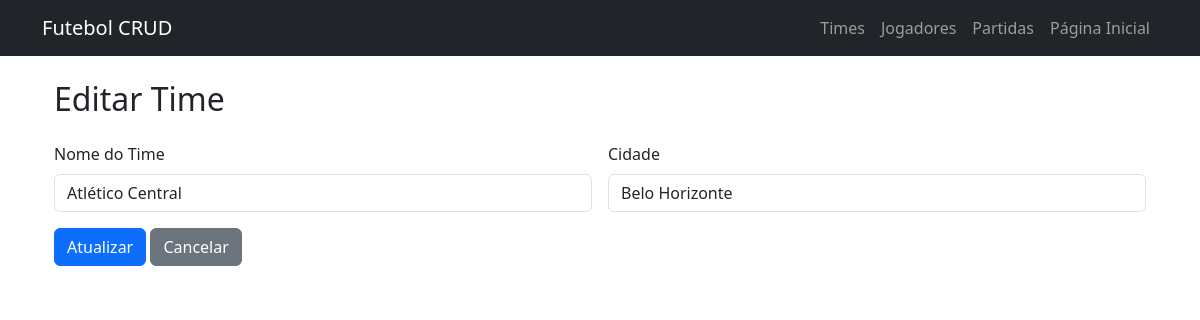
The app's page /public/times/update.php?id=1, older data.
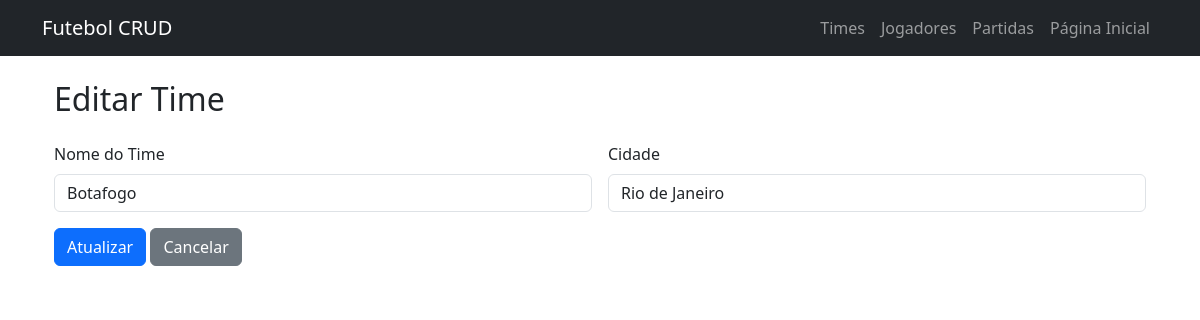
The same page, newer data.
### tables this page shows
CREATE TABLE times (
    id INT AUTO_INCREMENT PRIMARY KEY,
    nome VARCHAR(100) NOT NULL,
    cidade VARCHAR(100) NOT NULL
);

### public/times/update.php (the view, shortened to what this page needs)
<?php
include('../../includes/db.php');
include('../../includes/header.php');
$id = $_GET['id'];
$dados = $conn->query("SELECT * FROM times WHERE id=$id")->fetch_assoc();
?>
<div class="container mt-4">
    <h2 class="mb-4">Editar Time</h2>
    <form method="POST" class="row g-3">
        <div class="col-md-6">
            <label for="nome" class="form-label">Nome do Time</label>
            <input type="text" name="nome" id="nome" value="<?= $dados['nome'] ?>" class="form-control" required>
        </div>
        <div class="col-md-6">
            <label for="cidade" class="form-label">Cidade</label>
            <input type="text" name="cidade" id="cidade" value="<?= $dados['cidade'] ?>" class="form-control" required>
        </div>
        <div class="col-12">
            <button type="submit" name="atualizar" class="btn btn-primary">Atualizar</button>
            <a href="read.php" class="btn btn-secondary">Cancelar</a>
        </div>
    </form>
</div>

Row changes from the older to the newer data that the page shows:
changed times: nome "Atlético Central" → "Botafogo"; cidade "Belo Horizonte" → "Rio de Janeiro"
